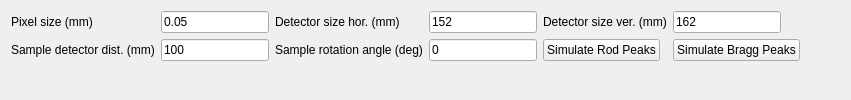
       <widget class="QWidget" name="tab_5">
        <attribute name="title">
         <string>Simulated2DImage</string>
        </attribute>
        <layout class="QVBoxLayout" name="verticalLayout_10">
         <item>
          <layout class="QGridLayout" name="gridLayout">
           <item row="1" column="6">
            <spacer name="horizontalSpacer_2">
             <property name="orientation">
              <enum>Qt::Horizontal</enum>
             </property>
             <property name="sizeHint" stdset="0">
              <size>
               <width>40</width>
               <height>20</height>
              </size>
             </property>
            </spacer>
           </item>
           <item row="1" column="1">
            <widget class="QLineEdit" name="lineEdit_pixel">
             <property name="sizePolicy">
              <sizepolicy hsizetype="Fixed" vsizetype="Fixed">
               <horstretch>0</horstretch>
               <verstretch>0</verstretch>
              </sizepolicy>
             </property>
             <property name="text">
              <string>0.05</string>
             </property>
            </widget>
           </item>
           <item row="1" column="4">
            <widget class="QLabel" name="label_38">
             <property name="sizePolicy">
              <sizepolicy hsizetype="Fixed" vsizetype="Fixed">
               <horstretch>0</horstretch>
               <verstretch>0</verstretch>
              </sizepolicy>
             </property>
             <property name="text">
              <string>Detector size ver. (mm)</string>
             </property>
            </widget>
           </item>
           <item row="1" column="2">
            <widget class="QLabel" name="label_37">
             <property name="sizePolicy">
              <sizepolicy hsizetype="Fixed" vsizetype="Fixed">
               <horstretch>0</horstretch>
               <verstretch>0</verstretch>
              </sizepolicy>
             </property>
             <property name="text">
              <string>Detector size hor. (mm)</string>
             </property>
            </widget>
           </item>
           <item row="1" column="5">
            <widget class="QLineEdit" name="lineEdit_detector_ver">
             <property name="sizePolicy">
              <sizepolicy hsizetype="Fixed" vsizetype="Fixed">
               <horstretch>0</horstretch>
               <verstretch>0</verstretch>
              </sizepolicy>
             </property>
             <property name="text">
              <string>162</string>
             </property>
            </widget>
           </item>
           <item row="1" column="0">
            <widget class="QLabel" name="label_36">
             <property name="sizePolicy">
              <sizepolicy hsizetype="Fixed" vsizetype="Fixed">
               <horstretch>0</horstretch>
               <verstretch>0</verstretch>
              </sizepolicy>
             </property>
             <property name="text">
              <string>Pixel size (mm)</string>
             </property>
            </widget>
           </item>
           <item row="1" column="3">
            <widget class="QLineEdit" name="lineEdit_detector_hor">
             <property name="sizePolicy">
              <sizepolicy hsizetype="Fixed" vsizetype="Fixed">
               <horstretch>0</horstretch>
               <verstretch>0</verstretch>
              </sizepolicy>
             </property>
             <property name="text">
              <string>152</string>
             </property>
            </widget>
           </item>
           <item row="2" column="0">
            <widget class="QLabel" name="label_39">
             <property name="sizePolicy">
              <sizepolicy hsizetype="Fixed" vsizetype="Fixed">
               <horstretch>0</horstretch>
               <verstretch>0</verstretch>
              </sizepolicy>
             </property>
             <property name="text">
              <string>Sample detector dist. (mm)</string>
             </property>
            </widget>
           </item>
           <item row="2" column="1">
            <widget class="QLineEdit" name="lineEdit_sample_detector_distance">
             <property name="sizePolicy">
              <sizepolicy hsizetype="Fixed" vsizetype="Fixed">
               <horstretch>0</horstretch>
               <verstretch>0</verstretch>
              </sizepolicy>
             </property>
             <property name="text">
              <string>100</string>
             </property>
            </widget>
           </item>
           <item row="2" column="2">
            <widget class="QLabel" name="label_40">
             <property name="sizePolicy">
              <sizepolicy hsizetype="Preferred" vsizetype="Fixed">
               <horstretch>0</horstretch>
               <verstretch>0</verstretch>
              </sizepolicy>
             </property>
             <property name="text">
              <string>Sample rotation angle (deg)</string>
             </property>
            </widget>
           </item>
           <item row="2" column="3">
            <widget class="QLineEdit" name="lineEdit_rotation">
             <property name="sizePolicy">
              <sizepolicy hsizetype="Fixed" vsizetype="Fixed">
               <horstretch>0</horstretch>
               <verstretch>0</verstretch>
              </sizepolicy>
             </property>
             <property name="text">
              <string>0</string>
             </property>
            </widget>
           </item>
           <item row="2" column="4">
            <widget class="QPushButton" name="pushButton_simulate">
             <property name="sizePolicy">
              <sizepolicy hsizetype="Fixed" vsizetype="Fixed">
               <horstretch>0</horstretch>
               <verstretch>0</verstretch>
              </sizepolicy>
             </property>
             <property name="text">
              <string>Simulate Rod Peaks</string>
             </property>
            </widget>
           </item>
           <item row="2" column="5">
            <widget class="QPushButton" name="pushButton_bragg_peaks">
             <property name="text">
              <string>Simulate Bragg Peaks</string>
             </property>
            </widget>
           </item>
          </layout>
         </item>
         <item>
          <widget class="MplWidget" name="widget_mpl" native="true"/>
         </item>
        </layout>
       </widget>
